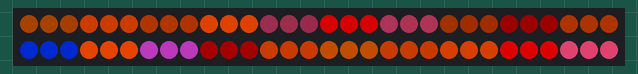
Simulated run of this sketch. Board: Arduino Uno, built with avr-gcc and run on an emulated ATmega328P. Parts: 60 RGB LEDs in strip order, left to right, continuing on the next row. Dim RGB values are drawn brighter than linear; random numbers use the default seed unless the sketch sets one; what the sketch prints to the serial monitor is not drawn.

Above: at 0.47 s.
At 3.86 s:
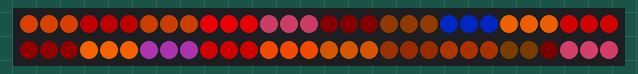
At 10.01 s:
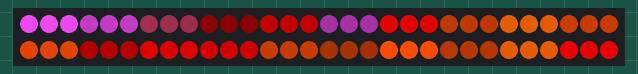
At 20.12 s:
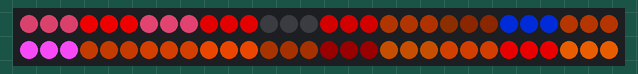
At 30.29 s:
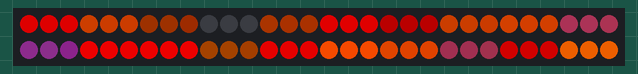
At 39.8 s:
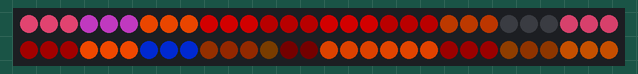

The sketch:

NeoPixel-Fire2.ino
```cpp
#include <Adafruit_NeoPixel.h>

/*
 5 "flames" of 3 pixels each.
 Each flame can have a brightness of 0 to 254 (play with this scale)
 Eventually, light up center pixel of three first then the sides. This version will just distribute amongst the 3 pixels.
*/

#define PIN 6              // Which pin are those Neopixels hook up to?
#define NUMBER_OF_FLAMES 20 // depends on number of neopixel triplets. 5 for 16 NeoPixel ring. 4 for 12 NeoPixel ring
#define FLAME_WIDTH 3      // How wide are the flames (in LEDs)
#define FLICKER_CHANCE 3   // increase this to increase the chances an individual flame will flicker


// Parameter 1 = number of pixels in strip
// Parameter 2 = pin number (most are valid)
// Parameter 3 = pixel type flags, add together as needed:
//   NEO_KHZ800  800 KHz bitstream (most NeoPixel products w/WS2812 LEDs)
//   NEO_KHZ400  400 KHz (classic 'v1' (not v2) FLORA pixels, WS2811 drivers)
//   NEO_GRB     Pixels are wired for GRB bitstream (most NeoPixel products)
//   NEO_RGB     Pixels are wired for RGB bitstream (v1 FLORA pixels, not v2)
Adafruit_NeoPixel strip = Adafruit_NeoPixel(NUMBER_OF_FLAMES * FLAME_WIDTH, PIN, NEO_GRB + NEO_KHZ800);

uint32_t rez_range = 256*3;
#define D_ false

// console buttons:
struct flame_element{
  int brightness;
  int step;
  int max_brightness;
  long rgb[3];
  byte state;
  } flames[NUMBER_OF_FLAMES];

  int new_brightness = 0;
  unsigned long rgb[3]; //reusable temporary array
  uint8_t scaleD_rgb[3];
  byte acc;

 #define SCALERVAL 256*3
 const int flamecolors[22][3] = {
{ SCALERVAL, 0,  0},
{ SCALERVAL, 0,  0},
{ SCALERVAL, 0,  0},
{ SCALERVAL, 0,  0},
{ SCALERVAL, 0,  0},
{ SCALERVAL, 0,  0},
{ SCALERVAL, 0,  0},
{ SCALERVAL, 0,  0},
{ SCALERVAL, SCALERVAL*.4,  },
{ SCALERVAL, SCALERVAL*.4,  0},
{ SCALERVAL, SCALERVAL*.4,  0},
{ SCALERVAL, SCALERVAL*.4,  0},
{ SCALERVAL, SCALERVAL*.3,  0},
{ SCALERVAL, SCALERVAL*.3,  0},
{ SCALERVAL, SCALERVAL*.3,  0},
{ SCALERVAL, SCALERVAL*.3,  0},
{ SCALERVAL, SCALERVAL*.3,  0},
{ SCALERVAL, SCALERVAL*.3,  0},
{ SCALERVAL, SCALERVAL*.3,  },
{ SCALERVAL, SCALERVAL*.3,  SCALERVAL}, // white
{ 0, SCALERVAL*.2,  SCALERVAL}, // that one blue flame
{ SCALERVAL,  SCALERVAL*.3,  SCALERVAL*.5}
};


void setup() {
 // if (D_){
    Serial.begin(9600);
    Serial.println("STARTUP");
//  }
  strip.begin();
  strip.show(); // Initialize all pixels to 'off'
  randomSeed(analogRead(4));
  InitFlames();

}

void loop() {

 for(byte flame_count=0; flame_count<NUMBER_OF_FLAMES; flame_count++) {
    switch(flames[flame_count].state){
      case 0: // reset
        CreateNewFlame(flame_count);
      break;

      case 1: //increasing
        new_brightness = flames[flame_count].brightness + flames[flame_count].step;
        if (new_brightness > flames[flame_count].max_brightness){
          UpdateFlameColor(flame_count, flames[flame_count].max_brightness);
          flames[flame_count].brightness = flames[flame_count].max_brightness;
          flames[flame_count].step = GetStepSize(); // pick a different speed for flame going out
          flames[flame_count].state = 2;
        } else {
          UpdateFlameColor(flame_count, new_brightness);
          flames[flame_count].brightness = new_brightness;
        }

      break;


      case 2: //decreasing
        new_brightness = flames[flame_count].brightness - flames[flame_count].step;
        // chance to flicker/rekindle:
        if (random(new_brightness) < FLICKER_CHANCE){
          // rekindle:
          flames[flame_count].state = 1; //increase again
          flames[flame_count].brightness = max(GetMaxBrightness(), flames[flame_count].brightness);
          flames[flame_count].step = GetStepSize();

        } else {
          if (new_brightness <1){
            flames[flame_count].state = 0; // bottomed out - reset to next flame
            flames[flame_count].brightness = 0;
             UpdateFlameColor(flame_count, 0);
          } else {
            UpdateFlameColor(flame_count, new_brightness);
             flames[flame_count].brightness = new_brightness;
          }
        }
      break;
    }

  }
   strip.show();
   delay(22);

} //loop()


void InitFlames(){
// Sets initial states in flames array
  for(byte i=0; i<NUMBER_OF_FLAMES; i++) {
    flames[i].state=0;

  }
}


void UpdateFlameColor(byte flame_num, int new_brightness){
//
  uint32_t c = 0;
  uint32_t color_channel_value;
  byte rgb_channel;

  new_brightness = min(new_brightness, flames[flame_num].max_brightness);


  for(byte rgb_channel=0; rgb_channel<3; rgb_channel++) {
    color_channel_value = flames[flame_num].rgb[rgb_channel];
    color_channel_value = color_channel_value * (uint32_t)new_brightness; // keep it long
    color_channel_value = color_channel_value/(uint32_t)rez_range;
    rgb[rgb_channel] = max(0L,color_channel_value);
  } // step through R G B


  // spread possible values of 0 -768 across 3 pixels
  for(byte sub_pixel=0; sub_pixel<FLAME_WIDTH; sub_pixel++) {
    for(byte i=0; i<3; i++) { // rgb
      acc = rgb[i]/3;
      byte d = rgb[i]%3;
      if (sub_pixel < d){
        acc++;
      }
      scaleD_rgb[i] = acc;

    }
    c = strip.Color(scaleD_rgb[0],scaleD_rgb[1], scaleD_rgb[2]);
    strip.setPixelColor(flame_num * FLAME_WIDTH + sub_pixel, c);
  }

}


void CreateNewFlame(byte flame_num){
  flames[flame_num].step = GetStepSize();
 flames[flame_num].max_brightness = GetMaxBrightness();

  flames[flame_num].brightness = 0;
  flames[flame_num].state = 1;
  byte color_index = random(22);
  for(byte i=0; i<3; i++) {
    flames[flame_num].rgb[i] = flamecolors[color_index][i];
  }

}

int GetStepSize(){
   return random(70)+1;
}
int GetMaxBrightness(){
  int retVal;
//  retVal = random(rez_range/4) +  random(rez_range/4) + random(rez_range/4) + rez_range/4 +1; // bell curve
//  retVal = random(rez_range*3/4) +  rez_range/4; // flat distribution
    retVal = random(rez_range/2) +  rez_range/2; // brighter flat distribution
    return retVal;
}
```
